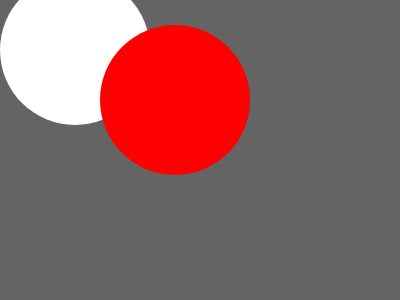
Frame 1 (no input)
Frame 60 (no input): identical to frame 1, image omitted
Frame 120 (the mouse pressed at the canvas centre since frame 60): identical to frame 1, image omitted

The p5.js sketch that drew this single still picture (run headless with seeded random() and noise() and a simulated clock; from frame 60 on, the mouse is pressed at the canvas centre):

// p5.js sketch
// ── sketch.js
function setup() {
    createCanvas(400, 300);
    noStroke();
}

function draw() {
    background(100);
    rectMode(CENTER )
    fill(255);
    circle (75, 50, 150);
    fill(255, 0, 0);
    circle (175, 100, 150);
}
